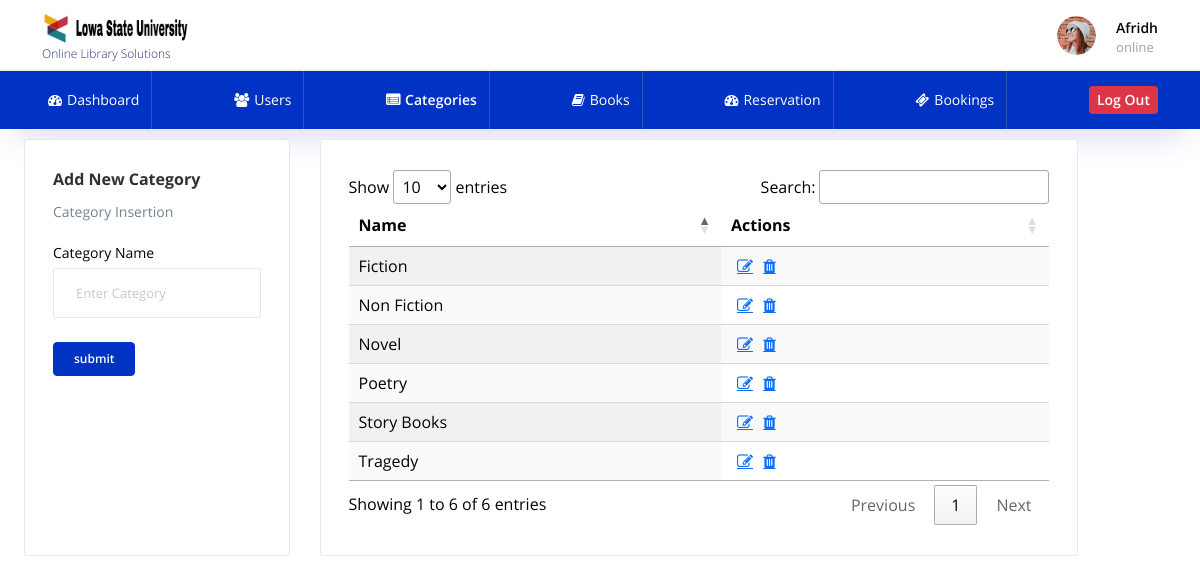
Screenshot of /categories.php (signed in) with the database file from the repository.
### tables this page shows
CREATE TABLE `book_category` (
  `id` int(11) NOT NULL,
  `category_name` varchar(100) NOT NULL,
  `status` int(1) NOT NULL
);

### categories.php (the view, shortened to what this page needs)
<?php require_once('header.php'); ?>
<?php require_once('php/categories.php');?>
<?php if($_SESSION["retfhtgj_user_type"] == "Admin" || ($_SESSION["retfhtgj_user_type"] == "librarian"))  { ?>
<div class="row">
<div class="col-3 grid-margin stretch-card">
<div class="card">
<div class="card-body">
    <h4 class="card-title"><?php if(isset($eid)){echo "Upadate Category";}else{echo "Add new Category";} ?></h4>
    <p class="card-description">Category Insertion</p>
    <form class="forms-sample" method="post">
        <div class="form-group">
            <label>Category Name</label>
            <input type="text" class="form-control" placeholder="Enter Category" name="category_name" value="<?php if(isset($name)){echo $name;} elseif(isset($eid)){echo $row_eid['category_name'];} ?>">
        </div>
        <input type="submit" class="btn btn-primary me-2" value="<?php if(isset($eid)){echo "update";} else{echo "submit";} ?>"
        name="<?php if(isset($eid)){echo "update";} else{echo "submit";} ?>">
    </form>
</div>
</div>
</div>
<?php } ?>
<div class="col-sm-8 stretch-card grid-margin">
<div class="card">
<div class="card-body">
    <table id="table_id" class="display">
    <thead>
        <tr>
            <th>Name</th>
        <?php if($_SESSION["retfhtgj_user_type"] == "Admin" ||
        ($_SESSION["retfhtgj_user_type"] == "librarian"))  { ?>
            <th>Actions</th>
         <?php } ?>
        </tr>
    </thead>
    <tbody>
        <?php
        $selectQuery = "select * from book_category WHERE status=1";
        $runQuery = $conn->query($selectQuery);
        while($row = mysqli_fetch_array($runQuery))
        {
        ?>
            <tr>
                <td><?php echo $row['category_name'] ?></td>
                <?php if($_SESSION["retfhtgj_user_type"] == "Admin" || ($_SESSION["retfhtgj_user_type"] == "librarian"))  { ?>
                <td>
                    <a href="categories.php?eid=<?php echo $row['id']; ?>"
                    i class="fa fa-pencil-square-o" aria-hidden="true"></i></a>
                    <a href="categories.php?did=<?php echo $row['id']; ?>"
                    i class="fa fa-trash" aria-hidden="true"></i></a>
                </td>
            <?php } ?>
            </tr>
        <?php } ?>
    </tbody>
    </table>
</div>
</div>
</div>
</div>
<?php require_once('footer.php'); ?>

### assets/css/my_style.css (style rules this page uses)
.fa { padding-left: 6px; }

### rows the page displays
book_category: category_name "Non Fiction"
book_category: category_name "Novel"
book_category: category_name "Fiction"
book_category: category_name "Story Books"
book_category: category_name "Tragedy"
book_category: category_name "Poetry"

### other values shown
$_SESSION["retfhtgj_name"] "Afridh"
